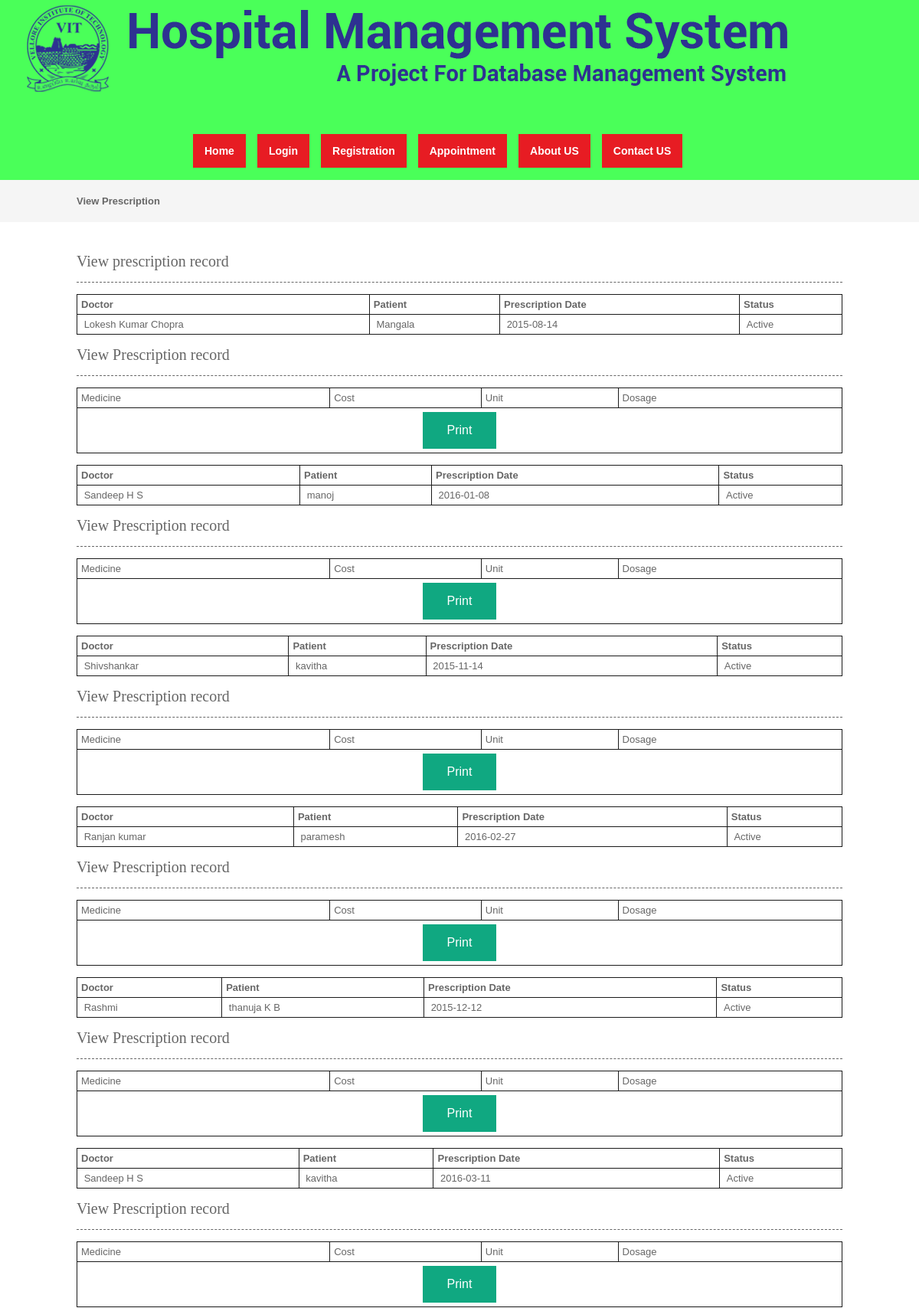
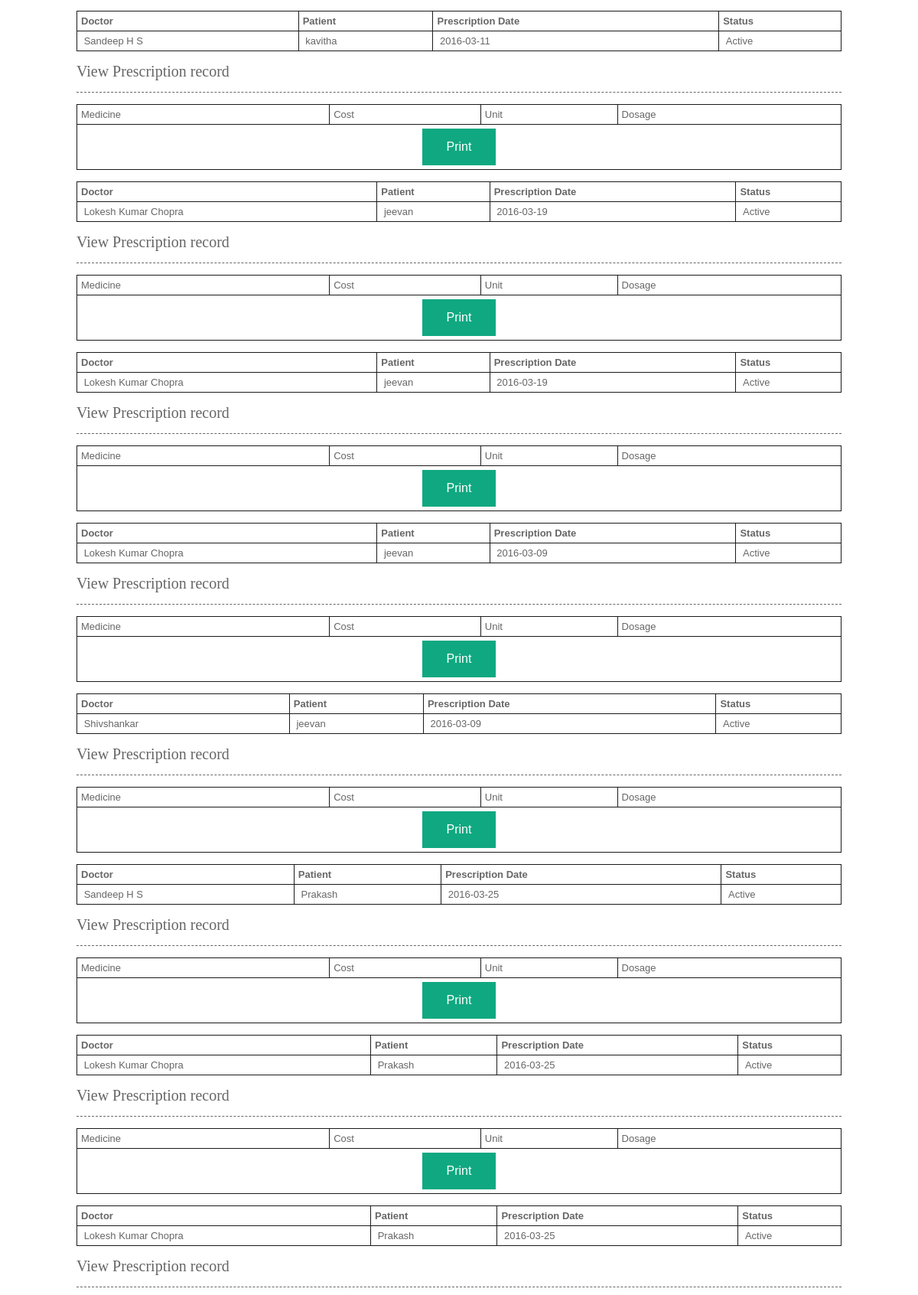
Screenshot of /viewprescription.php (upper part) with the database file from the repository (2 pictures, top to bottom).
### tables this page shows
CREATE TABLE `prescription` (
  `prescriptionid` int(10) NOT NULL,
  `treatment_records_id` int(10) NOT NULL,
  `doctorid` int(10) NOT NULL,
  `patientid` int(10) NOT NULL,
  `delivery_type` varchar(10) NOT NULL COMMENT 'Delivered through appointment or online order',
  `delivery_id` int(10) NOT NULL COMMENT 'appointmentid or orderid',
  `prescriptiondate` date NOT NULL,
  `status` varchar(10) NOT NULL,
  `appointmentid` int(10) NOT NULL
);

CREATE TABLE `doctor` (
  `doctorid` int(10) NOT NULL,
  `doctorname` varchar(50) NOT NULL,
  `mobileno` varchar(15) NOT NULL,
  `departmentid` int(10) NOT NULL,
  `loginid` varchar(25) NOT NULL,
  `password` varchar(25) NOT NULL,
  `status` varchar(10) NOT NULL,
  `education` varchar(25) NOT NULL,
  `experience` float(11,1) NOT NULL,
  `consultancy_charge` float(10,2) NOT NULL
);

CREATE TABLE `patient` (
  `patientid` int(10) NOT NULL,
  `patientname` varchar(50) NOT NULL,
  `admissiondate` date NOT NULL,
  `admissiontime` time NOT NULL,
  `address` varchar(250) NOT NULL,
  `mobileno` varchar(15) NOT NULL,
  `city` varchar(25) NOT NULL,
  `pincode` varchar(20) NOT NULL,
  `loginid` varchar(50) NOT NULL,
  `password` varchar(25) NOT NULL,
  `bloodgroup` varchar(20) NOT NULL,
  `gender` varchar(10) NOT NULL,
  `dob` date NOT NULL,
  `status` varchar(10) NOT NULL
);

### viewprescription.php (the view, shortened to what this page needs)
<?php
include("header.php");
include("dbconnection.php");
?>
<div class="wrapper col2">
  <div id="breadcrumb">
    <ul>
      <li class="first">View Prescription</li></ul>
  </div>
</div>
<div class="wrapper col4">
  <div id="container">
    <h1>View prescription record</h1>
<?php
$sql ="SELECT * FROM prescription";
$qsql = mysqli_query($con,$sql);
while($rs = mysqli_fetch_array($qsql))
{
	$sqlpatient = "SELECT * FROM patient WHERE patientid='$rs[patientid]'";
	$qsqlpatient = mysqli_query($con,$sqlpatient);
	$rspatient = mysqli_fetch_array($qsqlpatient);
	$sqldoctor = "SELECT * FROM doctor WHERE doctorid='$rs[doctorid]'";
	$qsqldoctor = mysqli_query($con,$sqldoctor);
	$rsdoctor = mysqli_fetch_array($qsqldoctor);
?>
    <table width="200" border="3">
          <tbody>
            <tr>
              <td><strong>Doctor</strong></td>
              <td><strong>Patient</strong></td>
              <td><strong>Prescription Date</strong></td>
              <td><strong>Status</strong></td>
            </tr>
              <?php
            echo "<tr>
              <td>&nbsp;$rsdoctor[doctorname]</td>
              <td>&nbsp;$rspatient[patientname]</td>
               <td>&nbsp;$rs[prescriptiondate]</td>
            <td>&nbsp;$rs[status]</td>
            </tr>";
            ?>
          </tbody>
        </table>
      <h1>View Prescription record</h1>
        <table width="200" border="3">
          <tbody>
            <tr>
              <td>Medicine</td>
              <td>Cost</td>
              <td>Unit</td>
              <td>Dosage</td>
            </tr>
            <tr>
              <td colspan="6"><div align="center">
                <input type="submit" name="print" id="print" value="Print" onclick="myFunction()"/>
              </div></td>
              </tr>
          </tbody>
        </table>
<?php
}
?>        <p>&nbsp;</p>
  </div>
</div>
<?php
include("footer.php");
?>

### layout/styles/layout.css (style rules this page uses)
html { overflow-y: scroll; }
body { margin: 0; padding: 0; font-size: 13px; font-family: verdana, Arial, Helvetica, sans-serif; color: #ffffff; background-color: #4f473a; }
div.wrapper { display: block; width: 100%; margin: 0; text-align: left; }
.col2 { color: #666666; background-color: #f5f5f5; }
.col3, .col4 { color: #666666; background-color: #ffffff; }
#head, #gallery, #breadcrumb, #container, #footer { display: block; position: relative; width: 1000px; margin: 0 auto; }
#breadcrumb { padding: 20px 0; }
#breadcrumb ul { margin: 0; padding: 0; list-style: none; }
#breadcrumb ul li { display: inline; }
#breadcrumb ul li.first { font-weight: bold; }
#container { padding: 40px 0; }
#container h1, #container h2, #container h3, #container h4, #container h5, #container h6 { margin: 0 0 15px 0; padding: 0 0 15px 0; line-height: normal; font-weight: normal; font-size: 20px; font-family: Georgia, "Times New Roman", Times, serif; border-bottom: 1px dashed #666666; }

### layout/styles/tables.css (style rules this page uses)
table { width:100%; border-collapse:collapse; table-layout:auto; vertical-align:top; margin-bottom:15px; border:1px solid rgb(26, 26, 26); }
table tbody td { vertical-align:top; border-collapse:collapse; }
table thead th, table tbody td { padding:5px; border-collapse:collapse; }

### header.php (style rules this page uses)
input[type=submit] { background-color: #10A881; border: none; cursor:pointer; color: white; padding: 15px 32px; text-align: center; text-decoration: none; display: inline-block; font-size: 16px; }

### rows the page displays
prescription: doctorid.doctorname "Lokesh Kumar Chopra", patientid.patientname "Mangala", prescriptiondate "2015-08-14", status "Active"
prescription: doctorid.doctorname "Sandeep H S", patientid.patientname "manoj", prescriptiondate "2016-01-08", status "Active"
prescription: doctorid.doctorname "Shivshankar", patientid.patientname "kavitha", prescriptiondate "2015-11-14", status "Active"
prescription: doctorid.doctorname "Ranjan kumar", patientid.patientname "paramesh", prescriptiondate "2016-02-27", status "Active"
prescription: doctorid.doctorname "Rashmi", patientid.patientname "thanuja K B", prescriptiondate "2015-12-12", status "Active"
prescription: doctorid.doctorname "Sandeep H S", patientid.patientname "kavitha", prescriptiondate "2016-03-11", status "Active"
prescription: doctorid.doctorname "Sandeep H S", patientid.patientname "kavitha", prescriptiondate "2016-03-11", status "Active"
prescription: doctorid.doctorname "Lokesh Kumar Chopra", patientid.patientname "jeevan", prescriptiondate "2016-03-19", status "Active"
prescription: doctorid.doctorname "Lokesh Kumar Chopra", patientid.patientname "jeevan", prescriptiondate "2016-03-19", status "Active"
prescription: doctorid.doctorname "Lokesh Kumar Chopra", patientid.patientname "jeevan", prescriptiondate "2016-03-09", status "Active"
prescription: doctorid.doctorname "Shivshankar", patientid.patientname "jeevan", prescriptiondate "2016-03-09", status "Active"
prescription: doctorid.doctorname "Sandeep H S", patientid.patientname "Prakash", prescriptiondate "2016-03-25", status "Active"
prescription: doctorid.doctorname "Lokesh Kumar Chopra", patientid.patientname "Prakash", prescriptiondate "2016-03-25", status "Active"
prescription: doctorid.doctorname "Lokesh Kumar Chopra", patientid.patientname "Prakash", prescriptiondate "2016-03-25", status "Active"
